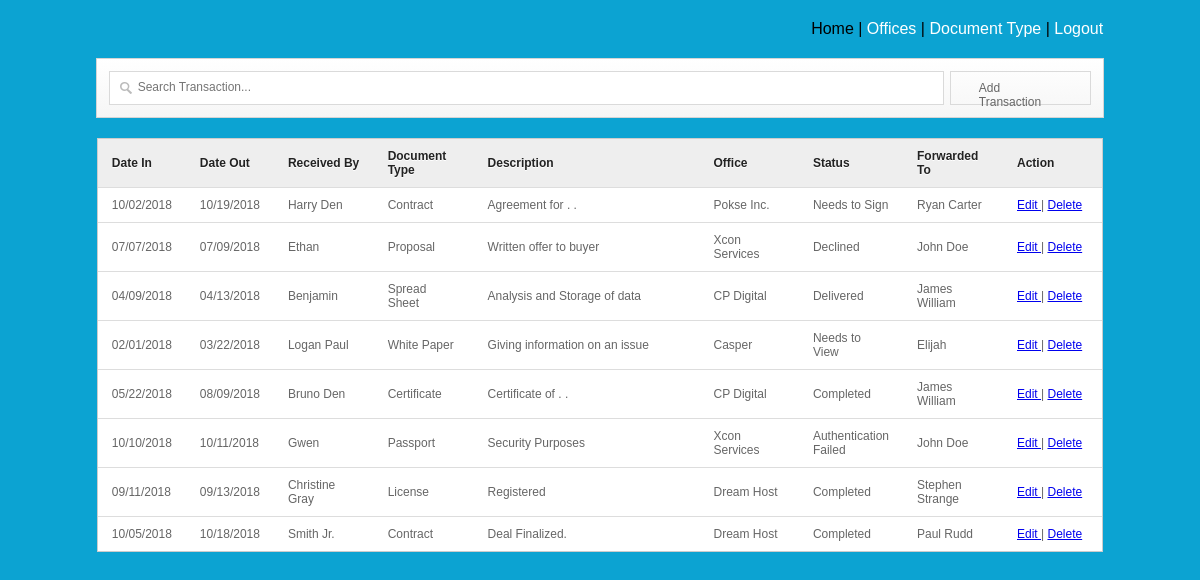
Before: /main/index.php with the older database file.
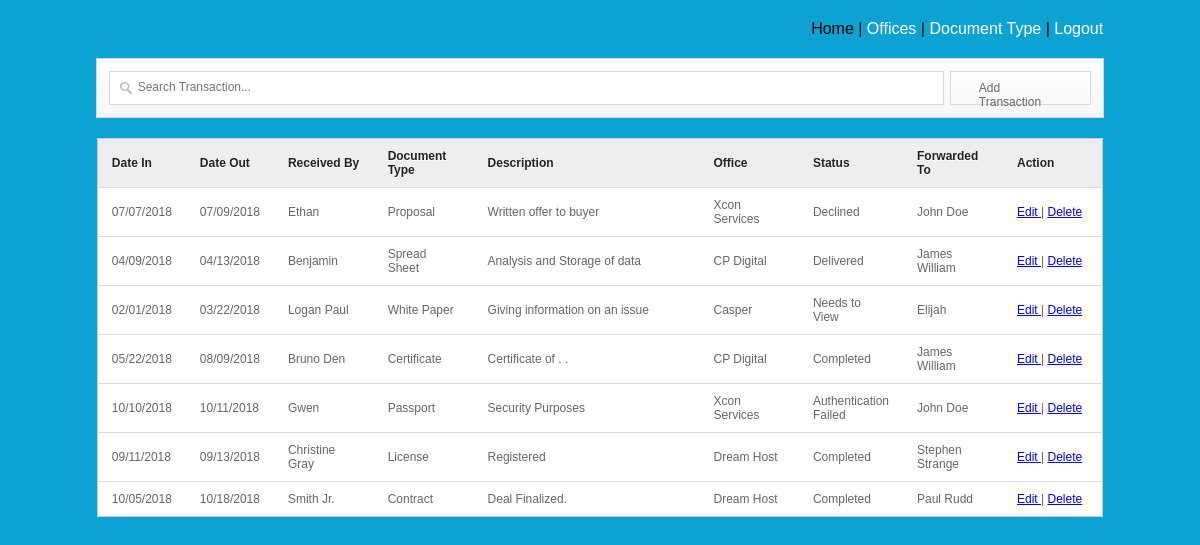
After: the same page with the newer database file.
### tables this page shows
CREATE TABLE `transaction` (
  `id` int(11) NOT NULL,
  `date` varchar(100) NOT NULL,
  `doc_type` varchar(100) NOT NULL,
  `description` varchar(1000) NOT NULL,
  `office` varchar(100) NOT NULL,
  `status` varchar(100) NOT NULL,
  `dateout` varchar(100) NOT NULL,
  `receive_by` varchar(100) NOT NULL,
  `ft` varchar(100) NOT NULL
);

### main/index.php (the view, shortened to what this page needs)
<link href="src/facebox.css" media="screen" rel="stylesheet" type="text/css" />
<div id="log">
	Home
	| <a href="offices.php">Offices</a>
	| <a href="doctype.php">Document Type</a>
	| <a href="../index.php">Logout</a>
</div>
<div id="formdesign">
	<input type="text" name="filter" value="" id="filter" placeholder="Search Transaction..." autocomplete="off" />
	<a rel="facebox" href="addTransac.php" id="add">Add Transaction</a>
</div>
<table cellspacing="0" cellpadding="2" id="resultTable">
	<thead>
		<tr>
			<th width="5%"> Date In</th>
			<th width="7%"> Date Out</th>
			<th width="10%"> Received By </th>
			<th width="10%"> Document Type </th>
			<th width="23%"> Description </th>
			<th width="10%"> Office </th>
			<th width="5%"> Status </th>
			<th width="10%"> Forwarded To </th>
			<th width="10%"> Action </th>
		</tr>
	</thead>
	<tbody>
		<?php
		include 'connect.php';
		$result = $db->prepare("SELECT * FROM transaction ORDER BY id DESC");
		$result->execute();
		for ($i = 0; $row = $result->fetch(); $i++) {
		?>
			<tr class="record">
				<td><?php echo $row['date']; ?></td>
				<td><?php echo $row['dateout']; ?></td>
				<td><?php echo $row['receive_by']; ?></td>
				<td><?php echo $row['doc_type']; ?></td>
				<td><?php echo $row['description']; ?></td>
				<td><?php echo $row['office']; ?></td>
				<td><?php echo $row['status']; ?></td>
				<td><?php echo $row['ft']; ?></td>
				<td>
					<a rel="facebox" href="editform.php?id=<?php echo $row['id']; ?>"> Edit </a> |
					<a href="#" id="<?php echo $row['id']; ?>" class="delbutton" title="Click To Delete">Delete</a>
				</td>
			</tr>
		<?php
		}
		?>
	</tbody>
</table>

### main/index.php (style rules this page uses)
table { border-collapse: separate; background-color: #FFFFFF; border-spacing: 0; width: 85%; color: #666666; text-shadow: 0 1px 0 #FFFFFF; border: 1px solid #CCCCCC; box-shadow: 0; margin: 0 auto; font-family: arial; }
table thead tr th { background: none repeat scroll 0 0 #EEEEEE; color: #222222; padding: 10px 14px; text-align: left; border-top: 0 none; font-size: 12px; }
table tbody tr td { background-color: #FFFFFF; font-size: 12px; text-align: left; padding: 10px 14px; border-top: 1px solid #DDDDDD; }
#log { width: 85%; text-align: right; margin: 20px auto; font-family: arial; }
#log a { color: #FFFFFF; text-decoration: none; font-family: arial; }
#formdesign { background: linear-gradient(to bottom, #FFFFFF 0%, #F6F6F6 100%) repeat scroll 0 0 rgba(0, 0, 0, 0); border: 1px solid #D5D5D5; padding: 12px; position: relative; margin: 20px auto; width: 83%; clear: both; height: 34px; }
#filter { box-sizing: border-box; background: url("img/big_search.png") no-repeat scroll 10px 10px #FFFFFF; box-shadow: none; display: block; font-size: 12px; height: 34px; padding: 9px 140px 9px 28px; display: block; font-size: 12px; height: 34px; padding: 9px 140px 9px 28px; width: 85%; border: 1px solid #DADADA; transition: border 0.2s linear 0s, box-shadow 0.2s linear 0s; padding-top: 6px; float: left; }
#add { float: right; width: 8.5%; display: block; font-size: 12px; height: 14px; padding: 9px 28px 9px 28px; border: 1px solid #DADADA; }
a#add { text-decoration: none; color: #666666; font-family: arial; font-size: 12px; }

Changed rows visible on the page:
removed transaction: date "10/02/2018", dateout "10/19/2018", receive_by "Harry Den", doc_type "Contract", description "Agreement for . .", office "Pokse Inc.", status "Needs to Sign", ft "Ryan Carter"
